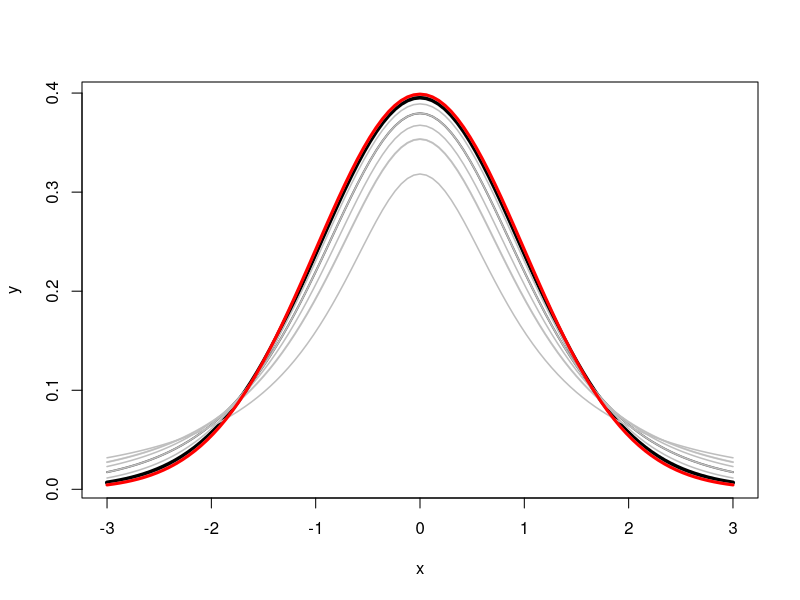
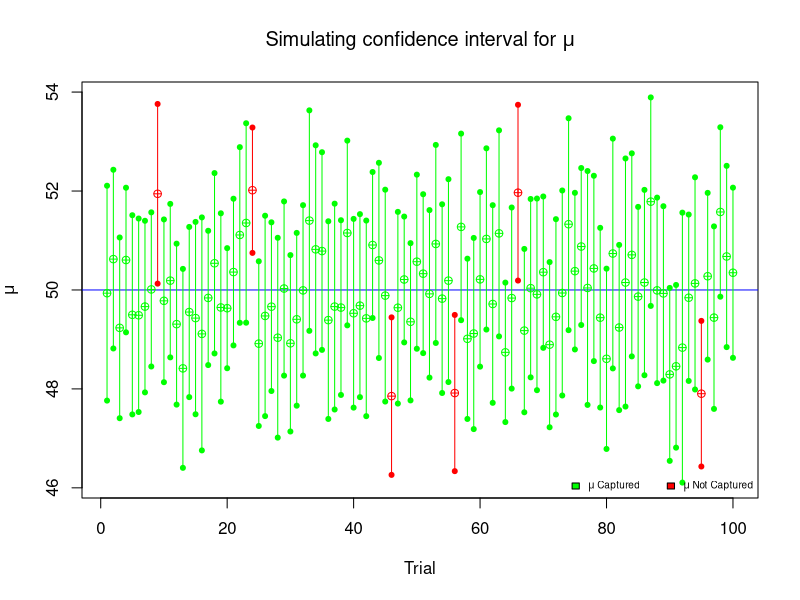

Recreate these plots in R, in order.

# 107-1 Statistics Lab7: Estimating means with confidence


# Lab#1: t distribution with different df ---------------------------------

# t-distribution with df = 30
curve(dt(x, df=30), from = -3, to = 3, lwd = 4, ylab = "y")

# t-distribution with different df
curve(dt(x, df=2), from = -3, to = 3, lwd = 2, ylab = "y", add = T, col = "gray86")
curve(dt(x, df=5), from = -3, to = 3, lwd = 2, ylab = "y", add = T, col = "gray35")

ind = c(1,2,3,5,10,100)
for (i in ind) {
  curve(dt(x, df=i), from = -3, to = 3, lwd = 1.5, ylab = "y", add = T, col = "gray")
}

# standard normal distribution
curve(dnorm(x), from = -3, to = 3, lwd = 3, ylab = "y", add = T, col = "red")



# Lab#2: t-distribution functions ---------------------------------------

qt(0.01, df = 10, lower.tail = FALSE)
qt(0.01, df = 200, lower.tail = FALSE)
qnorm(0.01, lower.tail = FALSE)

pt(2, df = 10, lower.tail = FALSE)
pt(2, df = 200, lower.tail = FALSE)
pnorm(2, lower.tail = FALSE)

#rt


# Lab#3: Find the confidence interval -------------------------------------

x <- rnorm(20) #one sampling
cc <- t.test(x, alternative = "two.sided", conf.level=0.95) #t.test(): t檢定函數
cc
CI_Low <- cc$conf.int[1]; CI_Low
CI_High <- cc$conf.int[2]; CI_High


# Lab#4: Simulating multiple confidence intervals ----------------------------

Sim_CI <- function (n, mu, sd, m, conf.level){
  
  prob<-(1-conf.level)/2
  t.value=qt(prob, df = n-1, lower.tail = FALSE)
  
  mean.x = c()
  se.x = c()
  
  CI.half = c()
  CI.Up = c()
  CI.Lower = c()
  Check = c()
  
  # Multiple sampling
  for (i in 1:m) {
    
    # One sampling
    x <- rnorm(n, mean = mu, sd = sd)
    mean.x[i]<-mean(x)
    se.x[i]<-sd(x)/sqrt(n)
    
    # Calculate one confidence interval
    CI.half[i] <- t.value * se.x[i]
    CI.Up[i] <- mean.x[i] + CI.half[i]
    CI.Lower[i] <-mean.x[i] - CI.half[i]
    if (CI.Up[i]>mu & CI.Lower[i]<mu) Check[i]<-1 else Check[i]<-0
  }
  
  plot(c(CI.Up,CI.Lower),type="n",pch=19, xlim=c(1,m),
       xlab="Trial", ylab=expression(mu))
  
  abline(h = mu, col = "blue")
  
  # Check whether each confidence interval captures the population mean (mu)
  for (i in 1:m) {
    if (Check[i]==1) {
      
      points(i, mean.x[i], col = "green", pch = 10)
      points(i, CI.Up[i], col = "green", pch = 20)
      points(i, CI.Lower[i], col = "green", pch = 20)
      lines(c(i,i), c(CI.Lower[i],CI.Up[i]), col = "green", pch = 19)
      
    } else {
      
      points(i, mean.x[i], col = "red", pch = 10)
      points(i, CI.Up[i], col = "red", pch = 20)
      points(i, CI.Lower[i], col = "red", pch = 20)
      lines(c(i,i), c(CI.Lower[i],CI.Up[i]), col = "red", pch = 19)
    }
  }
  
  title(expression(paste("Simulating confidence interval for ", mu)))
  
  legend("bottomright", cex=0.6, bty = "n", ncol = 2, 
         c(expression(paste(mu," Captured")), expression(paste(mu," Not Captured"))),
         fill = c("green","red"))
  
  No.Caputured <- m-sum(Check) #Check(captured)
  RESULT <- list(Trial=m, Sample.Size=n, 
                 Population.mean = mu, Population.sd = sd, 
                 Confidence=conf.level,
                 No.Caputured=No.Caputured)
  
  return(RESULT)
}

Sim_CI(n = 30, m = 100, mu = 50, sd = 5, conf.level =0.95)  







